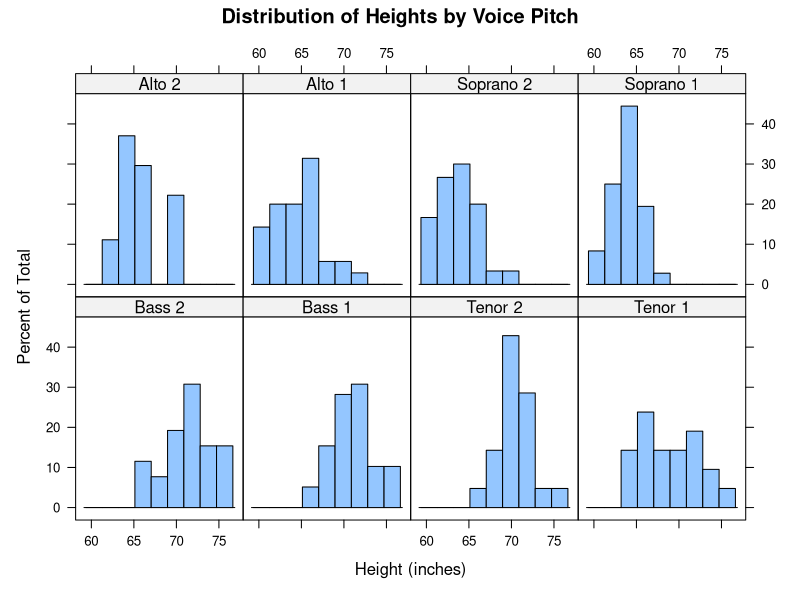
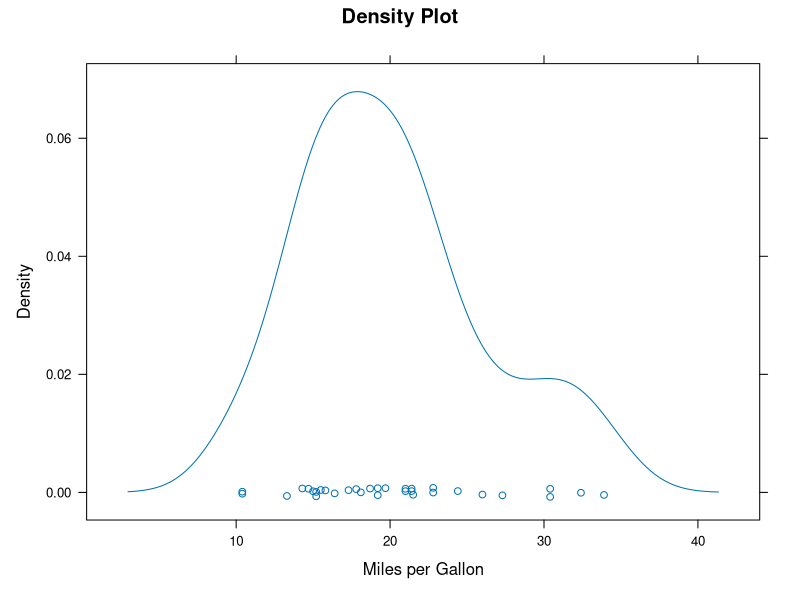
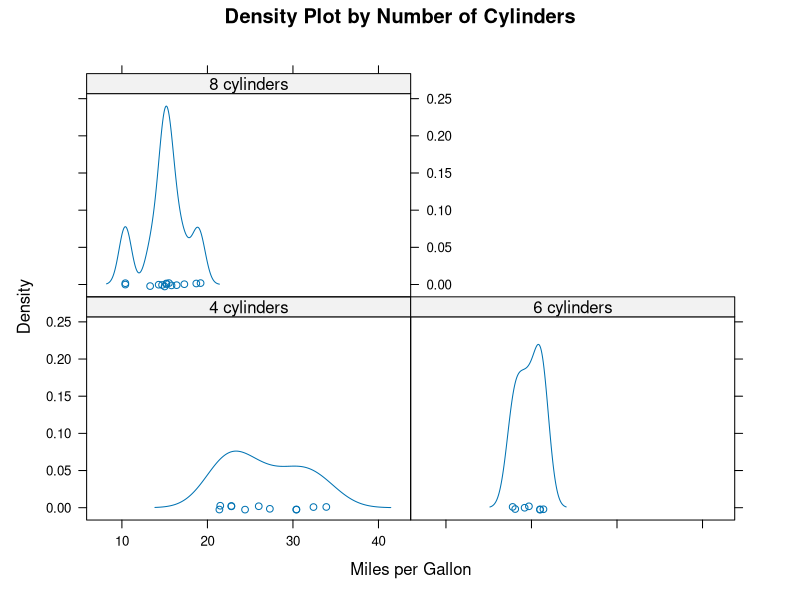
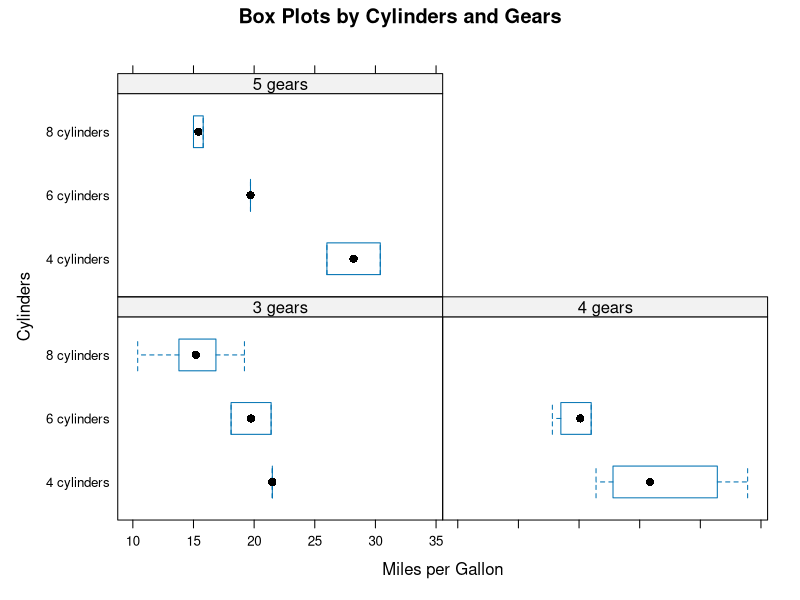
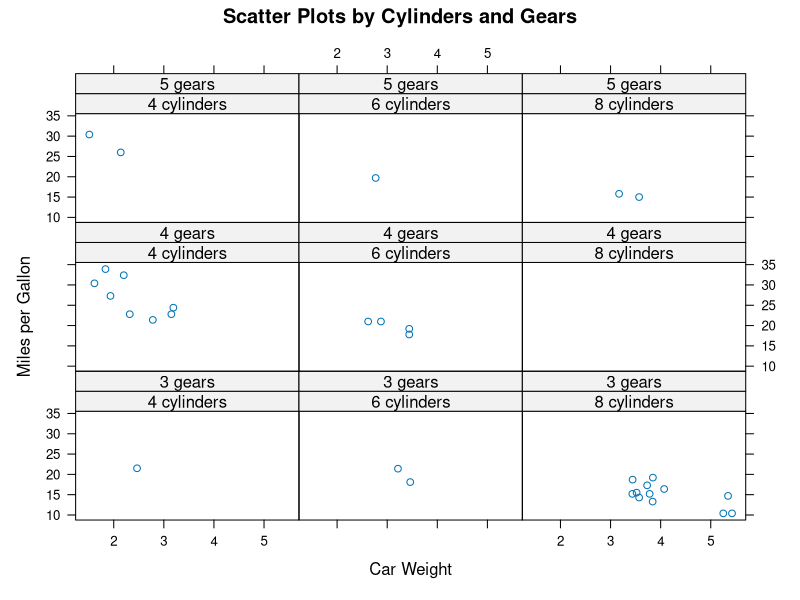
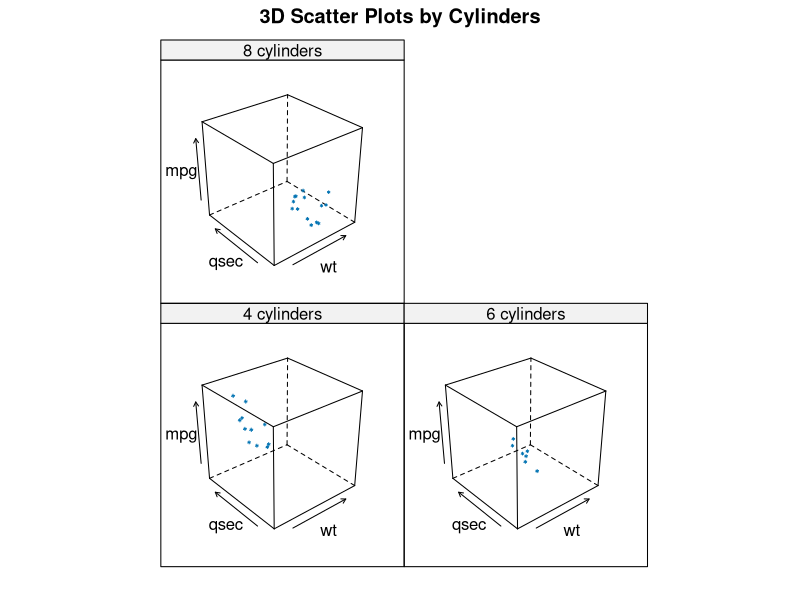
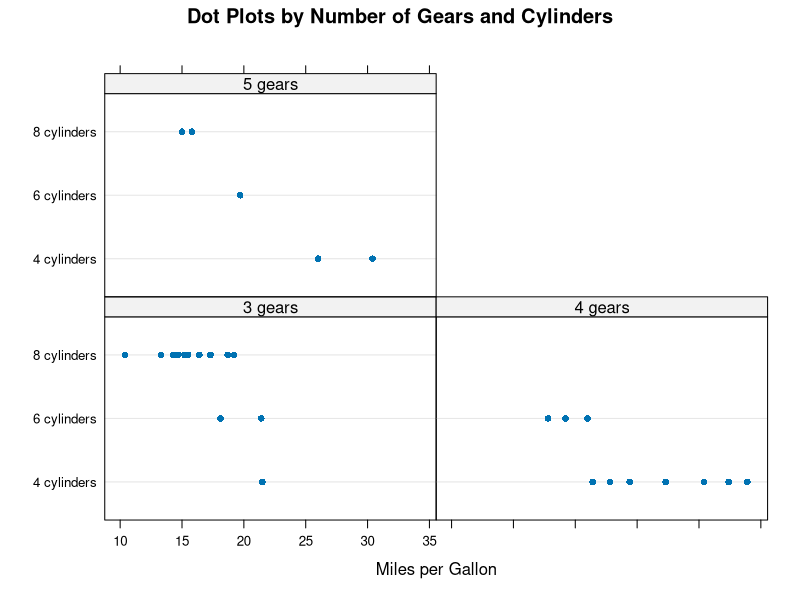
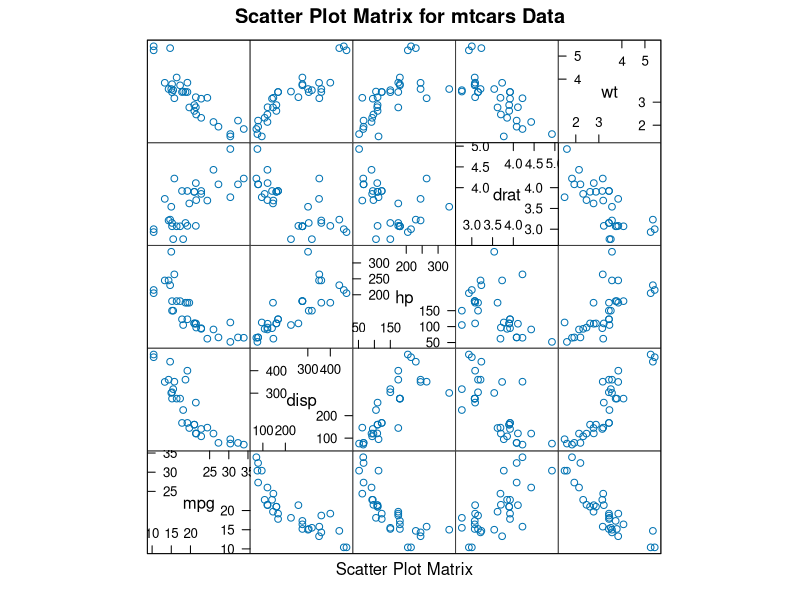

The R script that drew these images, in order:

# Bonus Chapter 23. Advanced graphics with the lattice package


# This chapter covers
#   An introduction to the lattice package
#   Grouping and conditioning
#   Adding information with panel functions
#   Customizing a lattice graph’s appearance


# Remove most objects from the working environment
rm(list = ls())
options(stringsAsFactors = F)

# 23.1. The lattice package
library(lattice)
histogram(~height | voice.part, data = singer,
          main = "Distribution of Heights by Voice Pitch",
          xlab = "Height (inches)")

# code listing 23.1. Lattice plot examples
library(lattice)
attach(mtcars)

gear <- factor(gear, levels = c(3, 4, 5),
               labels = c("3 gears", "4 gears", "5 gears"))

cyl <- factor(cyl, levels = c(4, 6, 8),
              labels = c("4 cylinders", "6 cylinders", "8 cylinders"))

densityplot(~mpg,
            main = "Density Plot",
            xlab = "Miles per Gallon")

densityplot(~mpg | cyl,
            main = "Density Plot by Number of Cylinders",
            xlab = "Miles per Gallon")

bwplot(cyl ~ mpg | gear,
       main = "Box Plots by Cylinders and Gears",
       xlab = "Miles per Gallon", ylab = "Cylinders")

xyplot(mpg ~ wt | cyl * gear,
       main = "Scatter Plots by Cylinders and Gears",
       xlab = "Car Weight", ylab = "Miles per Gallon")

cloud(mpg ~ wt * qsec | cyl,
      main = "3D Scatter Plots by Cylinders")

dotplot(cyl ~ mpg | gear,
        main = "Dot Plots by Number of Gears and Cylinders",
        xlab = "Miles per Gallon")

splom(mtcars[c(1, 3, 4, 5, 6)],
      main = "Scatter Plot Matrix for mtcars Data")

detach(mtcars)

# 23.2. Conditioning variables

# figure 23-2
displacement <- equal.count(mtcars$disp, number=3, overlap=0)
xyplot(mpg~wt|displacement, data=mtcars,
       main = "Miles per Gallon vs. Weight by Engine Displacement",
       xlab = "Weight", ylab = "Miles per Gallon",
       layout=c(3, 1), aspect=1.5)


# 23.3. Panel functions
# code listing 23.2. xyplot with custom panel function
# figure 23.3
library(lattice)
displacement <- equal.count(mtcars$disp, number=3, overlap=0)

mypanel <- function(x, y) {
  panel.xyplot(x, y, pch = 19)
  panel.rug(x, y)
  panel.grid(h=-1, v=-1)
  panel.lmline(x, y, col="red", lwd=1, lty=2)
}

xyplot(mpg~wt | displacement, data = mtcars,
       layout=c(3, 1),
       aspect = 1.5,
       main = "Miles per Gallon vs. Weight by Engine Displacement",
       xlab = "Weight",
       ylab = "Miles per Gallon",
       panel = mypanel)


# code listing 23.3. xyplot with a custom panel function and additional options
# figure 23.4
library(lattice)
mtcars$transmission <- factor(mtcars$am, levels = c(0, 1),
                              labels = c("Automatic", "Manual"))

panel.smoother <- function(x, y) {
  panel.grid(h=-1, v=-1)
  panel.xyplot(x, y)
  panel.loess(x, y)
  panel.abline(h=mean(y), lwd=2, lty=2, col = "darkgreen")
}

xyplot(mpg~disp | transmission, data = mtcars,
       scales = list(cex=.8, col="red"),
       panel = panel.smoother,
       xlab = "Displacement", ylab = "Miles per Gallon",
       main = "MPG vs Displacement by Transmission Type",
       sub = "Dotted lines are Group Means", aspect = 1)

subset(mtcars, transmission == "Automatic")
mtcars$transmission[mtcars$transmission == "Automatic"]
mtcars$transmission[mtcars$transmission == "Manual"]

Ampg <- mtcars[, ]$mpg
Mmpg <- mtcars[, mtcars$transmission[mtcars$transmission == "Manual"]]$mpg
mean(mtcars[, mtcars$transmission[mtcars$transmission == "Manual"]]$mpg)

# 23.4. Grouping variables















































